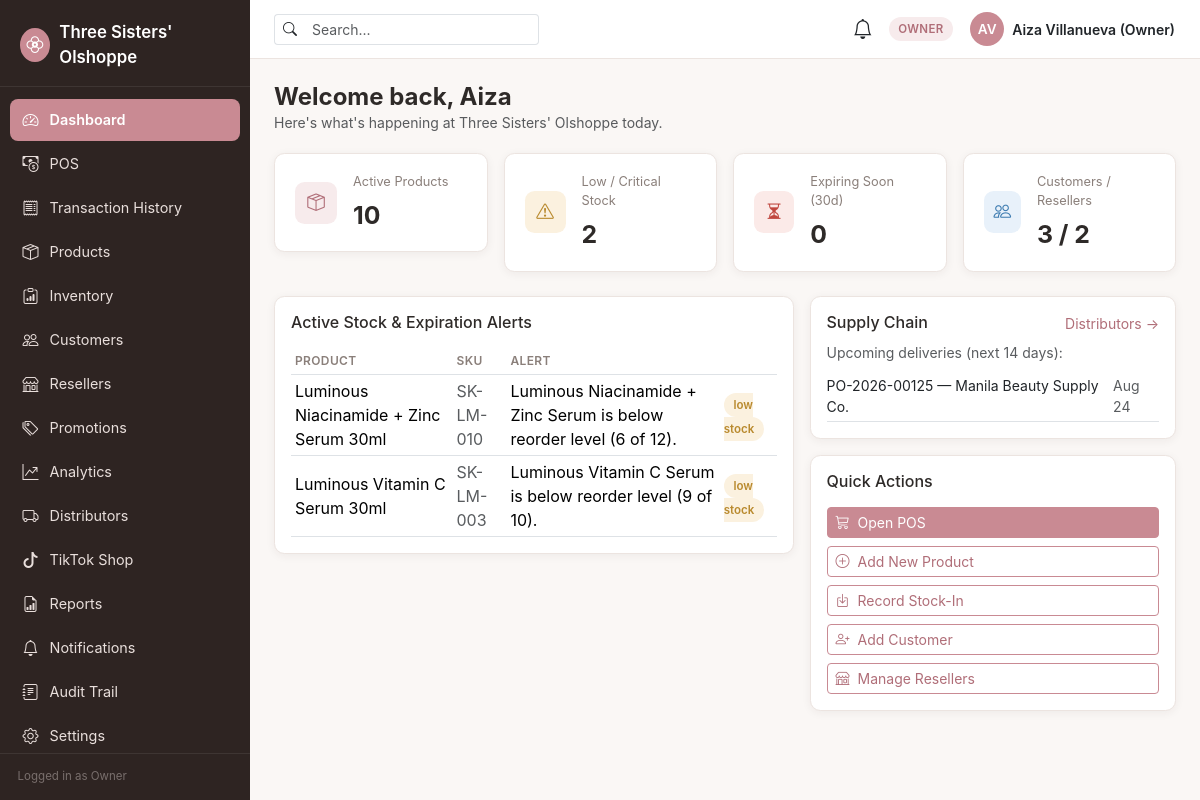
Screenshot of /owner/dashboard.php (signed in) with the database file from the repository.
### tables this page shows
CREATE TABLE stock_alerts (
    id              INT UNSIGNED AUTO_INCREMENT PRIMARY KEY,
    product_id      INT UNSIGNED NOT NULL,
    alert_type      ENUM('low_stock','critical_stock','expiring_soon','expired') NOT NULL,
    message         VARCHAR(255) NOT NULL,
    status          ENUM('active','resolved') NOT NULL DEFAULT 'active',
    created_at      TIMESTAMP NOT NULL DEFAULT CURRENT_TIMESTAMP,
    resolved_at     DATETIME NULL,
    FOREIGN KEY (product_id) REFERENCES products(id) ON DELETE CASCADE,
    INDEX idx_stock_alerts_status (status),
    INDEX idx_stock_alerts_type (alert_type)
);

CREATE TABLE products (
    id                      INT UNSIGNED AUTO_INCREMENT PRIMARY KEY,
    sku                     VARCHAR(50) NOT NULL UNIQUE,
    name                    VARCHAR(150) NOT NULL,
    category_id             INT UNSIGNED NULL,
    brand_id                INT UNSIGNED NULL,
    description             TEXT NULL,
    cost_price              DECIMAL(10,2) NOT NULL DEFAULT 0.00,
    selling_price           DECIMAL(10,2) NOT NULL DEFAULT 0.00,
    reorder_level           INT UNSIGNED NOT NULL DEFAULT 10,
    expiration_date         DATE NULL,
    primary_distributor_id  INT UNSIGNED NULL,
    lead_time_days          SMALLINT UNSIGNED NULL,       
    image_path              VARCHAR(255) NULL,
    status                  ENUM('active','archived') NOT NULL DEFAULT 'active',
    created_at              TIMESTAMP NOT NULL DEFAULT CURRENT_TIMESTAMP,
    updated_at              TIMESTAMP NOT NULL DEFAULT CURRENT_TIMESTAMP ON UPDATE CURRENT_TIMESTAMP,
    FOREIGN KEY (category_id) REFERENCES categories(id) ON DELETE SET NULL,
    FOREIGN KEY (brand_id) REFERENCES brands(id) ON DELETE SET NULL,
    FOREIGN KEY (primary_distributor_id) REFERENCES distributors(id) ON DELETE SET NULL,
    INDEX idx_products_category (category_id),
    INDEX idx_products_brand (brand_id),
    INDEX idx_products_status (status),
    INDEX idx_products_expiration (expiration_date)
);

CREATE TABLE purchase_orders (
    id                      INT UNSIGNED AUTO_INCREMENT PRIMARY KEY,
    po_number               VARCHAR(30) NOT NULL UNIQUE,
    distributor_id          INT UNSIGNED NOT NULL,
    status                  ENUM('requested','confirmed','preparing','shipped','delivered','cancelled') NOT NULL DEFAULT 'requested',
    expected_delivery_date  DATE NULL,
    total_cost              DECIMAL(12,2) NOT NULL DEFAULT 0.00,
    created_by              INT UNSIGNED NOT NULL,
    created_at              TIMESTAMP NOT NULL DEFAULT CURRENT_TIMESTAMP,
    updated_at              TIMESTAMP NOT NULL DEFAULT CURRENT_TIMESTAMP ON UPDATE CURRENT_TIMESTAMP,
    FOREIGN KEY (distributor_id) REFERENCES distributors(id),
    FOREIGN KEY (created_by) REFERENCES users(id),
    INDEX idx_po_status (status),
    INDEX idx_po_distributor (distributor_id)
);

CREATE TABLE distributors (
    id              INT UNSIGNED AUTO_INCREMENT PRIMARY KEY,
    name            VARCHAR(150) NOT NULL,
    contact_person  VARCHAR(150) NULL,
    phone           VARCHAR(30) NULL,
    email           VARCHAR(150) NULL,
    address         VARCHAR(255) NULL,
    lead_time_days  SMALLINT UNSIGNED NOT NULL DEFAULT 7,
    status          ENUM('active','inactive') NOT NULL DEFAULT 'active',
    created_at      TIMESTAMP NOT NULL DEFAULT CURRENT_TIMESTAMP,
    updated_at      TIMESTAMP NOT NULL DEFAULT CURRENT_TIMESTAMP ON UPDATE CURRENT_TIMESTAMP
);

### config/database.php (called while the page is built, shortened)
<?php
function db(): PDO
{
    static $pdo = null;
    if ($pdo instanceof PDO) {
        return $pdo;
    }
    $host = getenv('DB_HOST') ?: '127.0.0.1';
    $port = getenv('DB_PORT') ?: '3306';
    $name = getenv('DB_NAME') ?: 'three_sisters';
    $user = getenv('DB_USER') ?: 'root';
    $pass = getenv('DB_PASS') ?: '';
    $charset = 'utf8mb4';
    $dsn = "mysql:host={$host};port={$port};dbname={$name};charset={$charset}";
    $options = [
        PDO::ATTR_ERRMODE            => PDO::ERRMODE_EXCEPTION,
        PDO::ATTR_DEFAULT_FETCH_MODE => PDO::FETCH_ASSOC,
        PDO::ATTR_EMULATE_PREPARES   => false,
    ];
    try {
        $pdo = new PDO($dsn, $user, $pass, $options);
    } catch (PDOException $e) {
        error_log('[DB CONNECTION ERROR] ' . $e->getMessage());
        http_response_code(500);
        die('A system error occurred. Please try again later or contact the administrator.');
    }
    return $pdo;
}

### core/PurchaseOrderService.php (called while the page is built, shortened)
<?php
final class PurchaseOrderService
{
    public static function upcomingDeliveries(int $withinDays = 14): array
    {
        $stmt = db()->prepare(
            "SELECT po.*, d.name AS distributor_name
             FROM purchase_orders po JOIN distributors d ON d.id = po.distributor_id
             WHERE po.status NOT IN ('delivered', 'cancelled')
               AND po.expected_delivery_date IS NOT NULL
               AND po.expected_delivery_date <= DATE_ADD(CURDATE(), INTERVAL :days DAY)
             ORDER BY po.expected_delivery_date ASC"
        );
        $stmt->execute(['days' => $withinDays]);
        return $stmt->fetchAll();
    }
}

### owner/dashboard.php (the view, shortened to what this page needs)
<?php
require_once __DIR__ . '/../config/database.php';
$pdo = db();
$productCount   = (int) $pdo->query("SELECT COUNT(*) FROM products WHERE status = 'active'")->fetchColumn();
$lowStockCount  = (int) $pdo->query(
    "SELECT COUNT(*) FROM inventory i JOIN products p ON p.id = i.product_id
     WHERE p.status = 'active' AND i.quantity_on_hand <= p.reorder_level"
)->fetchColumn();
$expiringCount  = (int) $pdo->query(
    "SELECT COUNT(*) FROM products WHERE status = 'active' AND expiration_date IS NOT NULL
     AND expiration_date <= DATE_ADD(CURDATE(), INTERVAL 30 DAY) AND expiration_date >= CURDATE()"
)->fetchColumn();
$customerCount  = (int) $pdo->query("SELECT COUNT(*) FROM customers")->fetchColumn();
$resellerCount  = (int) $pdo->query("SELECT COUNT(*) FROM resellers WHERE status = 'active'")->fetchColumn();
$recentAlerts = $pdo->query(
    "SELECT sa.*, p.name AS product_name, p.sku FROM stock_alerts sa
     JOIN products p ON p.id = sa.product_id
     WHERE sa.status = 'active' ORDER BY sa.created_at DESC LIMIT 6"
)->fetchAll();
require_once __DIR__ . '/../core/PurchaseOrderService.php';
$upcomingDeliveries = PurchaseOrderService::upcomingDeliveries(14);
require __DIR__ . '/../components/header.php';
?>
<div class="page-header d-flex justify-content-between align-items-center flex-wrap gap-2">
    <div>
        <h1 class="page-title h4 mb-0">Welcome back, <?= htmlspecialchars(explode(' ', $_SESSION['full_name'])[0]) ?></h1>
        <p class="text-muted mb-0 small">Here's what's happening at <?= htmlspecialchars(APP_NAME) ?> today.</p>
    </div>
</div>
<div class="row g-3 mb-4">
    <div class="col-6 col-lg-3">
        <div class="ts-card stat-card d-flex align-items-center gap-3">
            <div class="stat-icon"><i class="bi bi-box-seam"></i></div>
            <div>
                <div class="stat-label">Active Products</div>
                <div class="stat-value"><?= $productCount ?></div>
            </div>
        </div>
    </div>
    <div class="col-6 col-lg-3">
        <div class="ts-card stat-card d-flex align-items-center gap-3">
            <div class="stat-icon" style="background:var(--ts-warning-bg); color:var(--ts-warning);"><i class="bi bi-exclamation-triangle"></i></div>
            <div>
                <div class="stat-label">Low / Critical Stock</div>
                <div class="stat-value"><?= $lowStockCount ?></div>
            </div>
        </div>
    </div>
    <div class="col-6 col-lg-3">
        <div class="ts-card stat-card d-flex align-items-center gap-3">
            <div class="stat-icon" style="background:var(--ts-danger-bg); color:var(--ts-danger);"><i class="bi bi-hourglass-split"></i></div>
            <div>
                <div class="stat-label">Expiring Soon (30d)</div>
                <div class="stat-value"><?= $expiringCount ?></div>
            </div>
        </div>
    </div>
    <div class="col-6 col-lg-3">
        <div class="ts-card stat-card d-flex align-items-center gap-3">
            <div class="stat-icon" style="background:var(--ts-info-bg); color:var(--ts-info);"><i class="bi bi-people"></i></div>
            <div>
                <div class="stat-label">Customers / Resellers</div>
                <div class="stat-value"><?= $customerCount ?> / <?= $resellerCount ?></div>
            </div>
        </div>
    </div>
</div>
<div class="row g-3">
    <div class="col-lg-7">
        <div class="ts-card p-3">
            <h2 class="h6 mb-3">Active Stock &amp; Expiration Alerts</h2>
            <?php if (!$recentAlerts): ?>
                <div class="empty-state py-4">
                    <i class="bi bi-check2-circle"></i>
                    <p class="mb-0">No active alerts right now. Inventory looks healthy.</p>
                </div>
            <?php else: ?>
                <div class="table-responsive">
                    <table class="table table-sm align-middle mb-0">
                        <thead><tr><th>Product</th><th>SKU</th><th>Alert</th><th></th></tr></thead>
                        <tbody>
                        <?php foreach ($recentAlerts as $alert): ?>
                            <tr>
                                <td><?= htmlspecialchars($alert['product_name']) ?></td>
                                <td class="text-muted"><?= htmlspecialchars($alert['sku']) ?></td>
                                <td><?= htmlspecialchars($alert['message']) ?></td>
                                <td>
                                    <?php
                                        $badgeClass = in_array($alert['alert_type'], ['critical_stock', 'expired']) ? 'badge-danger' : 'badge-warning';
                                    ?>
                                    <span class="badge-status <?= $badgeClass ?>"><?= str_replace('_', ' ', $alert['alert_type']) ?></span>
                                </td>
                            </tr>
                        <?php endforeach; ?>
                        </tbody>
                    </table>
                </div>
            <?php endif; ?>
        </div>
    </div>
    <div class="col-lg-5">
        <div class="ts-card p-3 mb-3">
            <div class="d-flex justify-content-between align-items-center mb-2">
                <h2 class="h6 mb-0">Supply Chain</h2>
                <a href="<?= BASE_URL ?>/distributors/index.php" class="small text-decoration-none">Distributors →</a>
            </div>
            <?php if (!$upcomingDeliveries): ?>
                <p class="text-muted small mb-0">No deliveries expected in the next 14 days.</p>
            <?php else: ?>
                <p class="text-muted small mb-2">Upcoming deliveries (next 14 days):</p>
                <ul class="list-unstyled mb-0 small">
                    <?php foreach (array_slice($upcomingDeliveries, 0, 5) as $d): ?>
                        <li class="d-flex justify-content-between border-bottom py-1">
                            <a href="<?= BASE_URL ?>/distributors/po-view.php?id=<?= $d['id'] ?>" class="text-decoration-none text-dark"><?= htmlspecialchars($d['po_number']) ?> — <?= htmlspecialchars($d['distributor_name']) ?></a>
                            <span class="text-muted"><?= htmlspecialchars(date('M j', strtotime($d['expected_delivery_date']))) ?></span>
                        </li>
                    <?php endforeach; ?>
                </ul>
            <?php endif; ?>
        </div>
        <div class="ts-card p-3">
            <h2 class="h6 mb-3">Quick Actions</h2>
            <div class="d-grid gap-2">
                <a href="<?= BASE_URL ?>/pos/index.php" class="btn btn-primary btn-sm text-start"><i class="bi bi-cart3 me-2"></i>Open POS</a>
                <a href="<?= BASE_URL ?>/products/add.php" class="btn btn-outline-primary btn-sm text-start"><i class="bi bi-plus-circle me-2"></i>Add New Product</a>
                <a href="<?= BASE_URL ?>/inventory/index.php" class="btn btn-outline-primary btn-sm text-start"><i class="bi bi-box-arrow-in-down me-2"></i>Record Stock-In</a>
                <a href="<?= BASE_URL ?>/customers/index.php" class="btn btn-outline-primary btn-sm text-start"><i class="bi bi-person-plus me-2"></i>Add Customer</a>
                <a href="<?= BASE_URL ?>/resellers/index.php" class="btn btn-outline-primary btn-sm text-start"><i class="bi bi-shop me-2"></i>Manage Resellers</a>
            </div>
        </div>
    </div>
</div>
<?php require __DIR__ . '/../components/footer.php'; ?>

### assets/css/style.css (style rules this page uses)
:root { --ts-font-heading: 'Poppins', -apple-system, 'Segoe UI', Roboto, 'Helvetica Neue', Arial, sans-serif; --ts-font-body: 'Inter', -apple-system, 'Segoe UI', Roboto, 'Helvetica Neue', Arial, sans-serif; --ts-bg: #FAF7F5; --ts-surface: #FFFFFF; --ts-text: #2E2A28; --ts-text-muted: #8A7F7A; --ts-border: #ECE4E0; --ts-accent: #C98A93; --ts-accent-dark: #B06E78; --ts-accent-tint: #F7EBEC; --ts-sidebar-bg: #2E2422; --ts-sidebar-text: #E9DFDC; --ts-sidebar-active: #C98A93; --ts-success: #3E8E5A; --ts-success-bg: #E7F5EC; --ts-warning: #B98A2E; --ts-warning-bg: #FBF1DF; --ts-danger: #C0473F; --ts-danger-bg: #FBEAE8; --ts-info: #3E7CB1; --ts-info-bg: #E8F1FA; --ts-radius: 0.65rem; --ts-shadow: 0 2px 10px rgba(46, 34, 28, 0.06); --ts-shadow-lg: 0 8px 28px rgba(46, 34, 28, 0.10); --bs-body-font-family: var(--ts-font-body); }
body { background-color: var(--ts-bg); color: var(--ts-text); font-family: var(--ts-font-body); }
h1, h2, h3, h4, h5, h6, .brand-font { font-family: var(--ts-font-heading); color: var(--ts-text); }
a { color: var(--ts-accent-dark); }
.btn-primary { background-color: var(--ts-accent); border-color: var(--ts-accent); color: #fff; }
.btn-outline-primary { color: var(--ts-accent-dark); border-color: var(--ts-accent); }
.page-header { margin-bottom: 1.25rem; }
.page-header .page-title { font-weight: 700; margin-bottom: 0.15rem; }
.card, .ts-card { background: var(--ts-surface); border: 1px solid var(--ts-border); border-radius: var(--ts-radius); box-shadow: var(--ts-shadow); }
.stat-card { padding: 1.1rem 1.25rem; }
.stat-card .stat-label { font-size: 0.8rem; color: var(--ts-text-muted); margin-bottom: 0.35rem; }
.stat-card .stat-value { font-size: 1.55rem; font-weight: 700; font-family: var(--ts-font-heading); }
.stat-card .stat-icon { width: 42px; height: 42px; border-radius: 0.6rem; background: var(--ts-accent-tint); color: var(--ts-accent-dark); display: flex; align-items: center; justify-content: center; font-size: 1.1rem; }
.badge-status { font-weight: 600; font-size: 0.72rem; padding: 0.32rem 0.6rem; border-radius: 999px; }
.badge-warning { background: var(--ts-warning-bg); color: var(--ts-warning); }
.table thead th { font-size: 0.75rem; text-transform: uppercase; letter-spacing: 0.03em; color: var(--ts-text-muted); border-bottom-width: 1px; font-weight: 600; }
.table td { vertical-align: middle; }

### rows the page displays
stock_alerts: product.name "Luminous Niacinamide + Zinc Serum 30ml", product.sku "SK-LM-010", message "Luminous Niacinamide + Zinc Serum is below reorder level (6 of 12).", alert_type "low stock"
stock_alerts: product.name "Luminous Vitamin C Serum 30ml", product.sku "SK-LM-003", message "Luminous Vitamin C Serum is below reorder level (9 of 10).", alert_type "low stock"
purchase_orders: po_number "PO-2026-00125", distributor.name "Manila Beauty Supply Co.", expected_delivery_date "Aug 24"

### other values shown
APP_NAME "Three Sisters' Olshoppe"
$item['label'] "Dashboard"
$item['label'] "POS"
$item['label'] "Transaction History"
$item['label'] "Products"
$item['label'] "Inventory"
$item['label'] "Customers"
$item['label'] "Resellers"
$item['label'] "Promotions"
$item['label'] "Analytics"
$item['label'] "Distributors"
$item['label'] "TikTok Shop"
$item['label'] "Reports"
$item['label'] "Notifications"
$item['label'] "Audit Trail"
